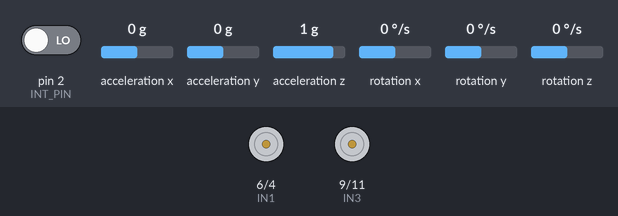
Bench run of a sketch on a simulated Arduino Uno, built with avr-gcc and run on an emulated ATmega328P. Shown: motor-driver pin pairs drawn as motors (green arrow = first pin HIGH = forward, orange = second pin HIGH = backward, longer = more drive, scaled by the enable pin). The test bench sets the inputs (shaded band); at power-on: pin 2 (INT_PIN) LOW, acceleration x 0 g, acceleration y 0 g, acceleration z 1 g, rotation x 0 °/s, rotation y 0 °/s, rotation z 0 °/s. The sensor or clock chip raises its interrupt line as the real part does; what the sketch prints to the serial monitor is not drawn.

Above: at 0.6 s.
Timing chart, 0 to 2.1 s (numbered marks = the images above):
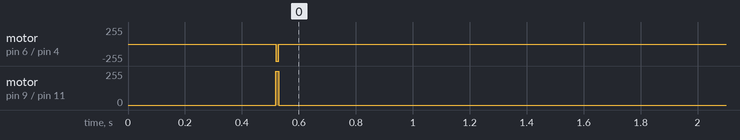

The sketch:

mpu.ino
```cpp
#include "I2Cdev.h"
#include <PID_v1.h>
#include "MPU6050_6Axis_MotionApps20.h"
#include <Wire.h>

// Motor pins for L298N
const int ENA = 5;
const int IN1 = 6;
const int IN2 = 4;
const int ENB = 10;
const int IN3 = 9;
const int IN4 = 11;

// MPU interrupt pin
const int INT_PIN = 2;

// Min PWM calibration
const int minPWM_A = 88;
const int minPWM_B = 88 ;

// MPU Variables
MPU6050 mpu;
bool dmpReady = false;
uint8_t fifoBuffer[64];
Quaternion q;
VectorFloat gravity;
float ypr[3];
volatile bool mpuInterrupt = false;

// PID
double input, output;
double setpoint = 180;
double Kp = 80.0, Ki = 25.0, Kd = 2.0;
PID pid(&input, &output, &setpoint, Kp, Ki, Kd, DIRECT);

double fallLimit = 25;

void dmpDataReady() { mpuInterrupt = true; }

void setup() {
  Serial.begin(115200);
  Wire.begin();

  pinMode(ENA, OUTPUT);
  pinMode(IN1, OUTPUT);
  pinMode(IN2, OUTPUT);
  pinMode(ENB, OUTPUT);
  pinMode(IN3, OUTPUT);
  pinMode(IN4, OUTPUT);

  stopMotors();

  mpu.initialize();
  uint8_t devStatus = mpu.dmpInitialize();

  mpu.setXGyroOffset(26);
  mpu.setYGyroOffset(59);
  mpu.setZGyroOffset(15);
  mpu.setZAccelOffset(964);

  if (devStatus == 0) {
    mpu.setDMPEnabled(true);
    attachInterrupt(digitalPinToInterrupt(INT_PIN), dmpDataReady, RISING);

    pid.SetMode(AUTOMATIC);
    pid.SetSampleTime(10);
    pid.SetOutputLimits(-255, 255);

    dmpReady = true;
    Serial.println("DMP Ready!");
  }
  else Serial.println("MPU ERROR!");
}

void loop() {
  if (!dmpReady || !mpuInterrupt) return;

  mpuInterrupt = false;

  mpu.getFIFOBytes(fifoBuffer, mpu.dmpGetFIFOPacketSize());
  mpu.dmpGetQuaternion(&q, fifoBuffer);
  mpu.dmpGetGravity(&gravity, &q);
  mpu.dmpGetYawPitchRoll(ypr, &q, &gravity);

  input = ypr[1] * 180 / M_PI + 180;

  pid.Compute();
  int speed = abs(output);

  if (abs(input - setpoint) < fallLimit) {
    if (output > 0) {
      speed = constrain(speed + minPWM_A, minPWM_A, 255);
      moveForward(speed);
    } else if (output < 0) {
      speed = constrain(speed + minPWM_B, minPWM_B, 255);
      moveBackward(speed);
    } else stopMotors();
  }
  else stopMotors();

  // 🔥 Send Data to MATLAB
  Serial.print(input);
  Serial.print(",");
  Serial.print(output);
  Serial.print(",");
  Serial.println(speed);
}

void moveForward(int p) {
  analogWrite(ENA, p);
  digitalWrite(IN1, HIGH);
  digitalWrite(IN2, LOW);

  analogWrite(ENB, p);
  digitalWrite(IN3, LOW);
  digitalWrite(IN4, HIGH);
}

void moveBackward(int p) {
  analogWrite(ENA, p);
  digitalWrite(IN1, LOW);
  digitalWrite(IN2, HIGH);

  analogWrite(ENB, p);
  digitalWrite(IN3, HIGH);
  digitalWrite(IN4, LOW);
}

void stopMotors() {
  analogWrite(ENA, 0);
  analogWrite(ENB, 0);
  digitalWrite(IN1, LOW);
  digitalWrite(IN2, LOW);
  digitalWrite(IN3, LOW);
  digitalWrite(IN4, LOW);
}
```

Measured:
- by itself, motor on pin 6 (IN1) / pin 4 (IN2): stopped → backward 255/255 at 0.52 s, → stopped 0.01 s later
- by itself, motor on pin 9 (IN3) / pin 11 (IN4): stopped → forward 255/255 at 0.52 s, → stopped 0.01 s later
